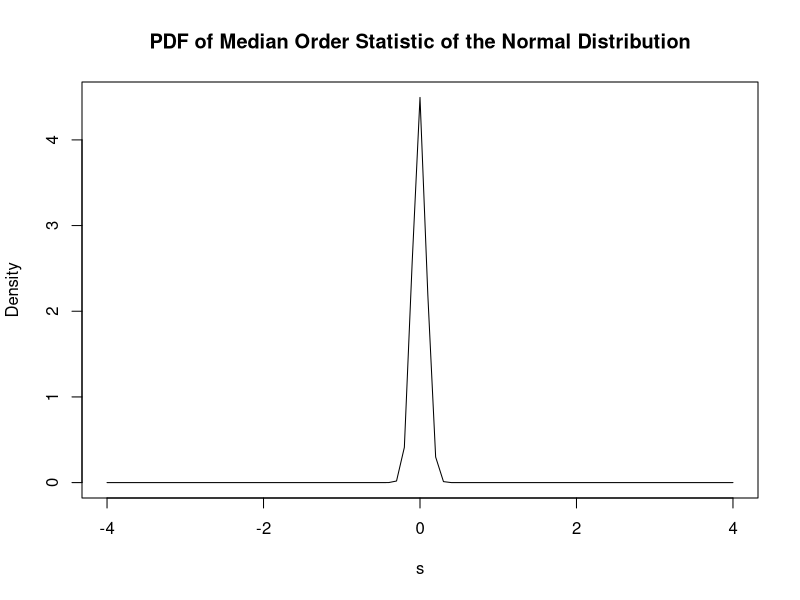
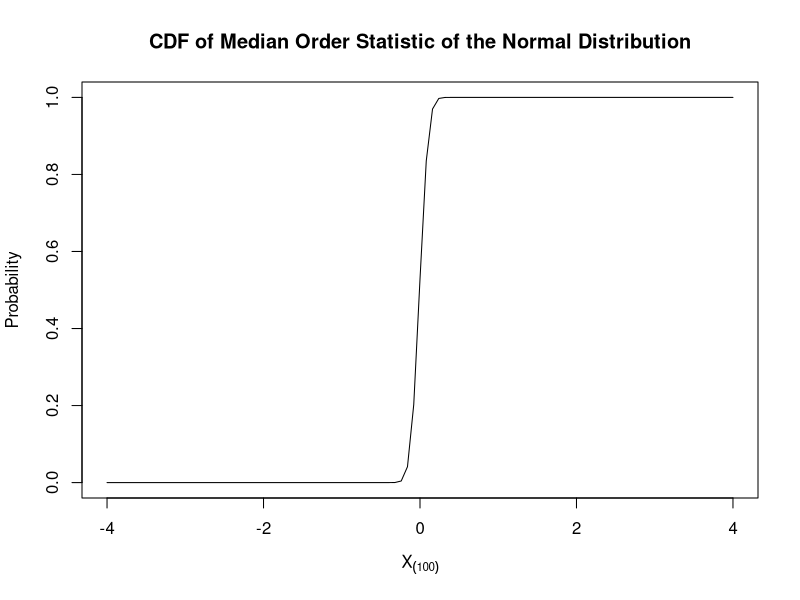
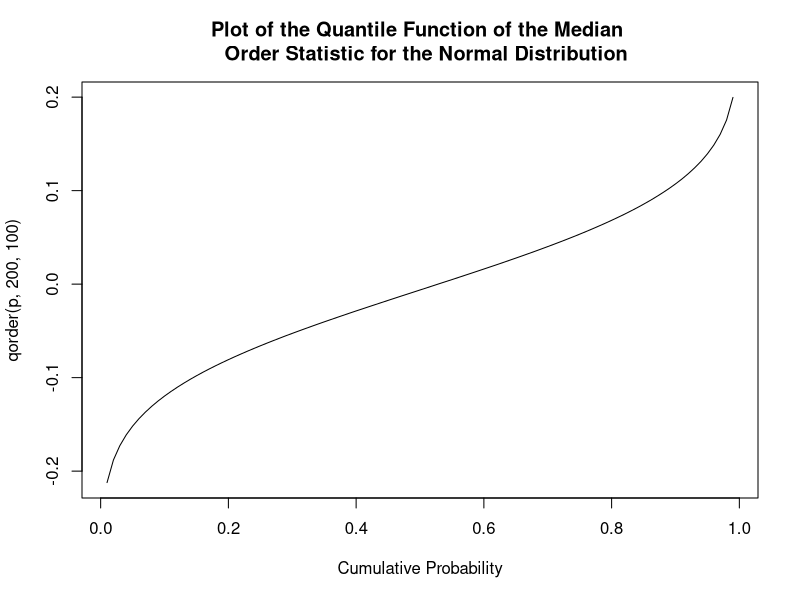
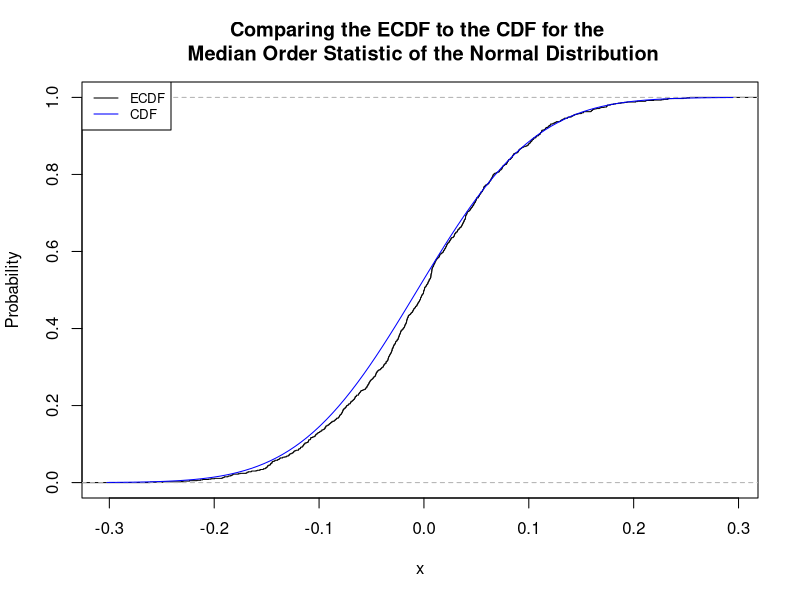
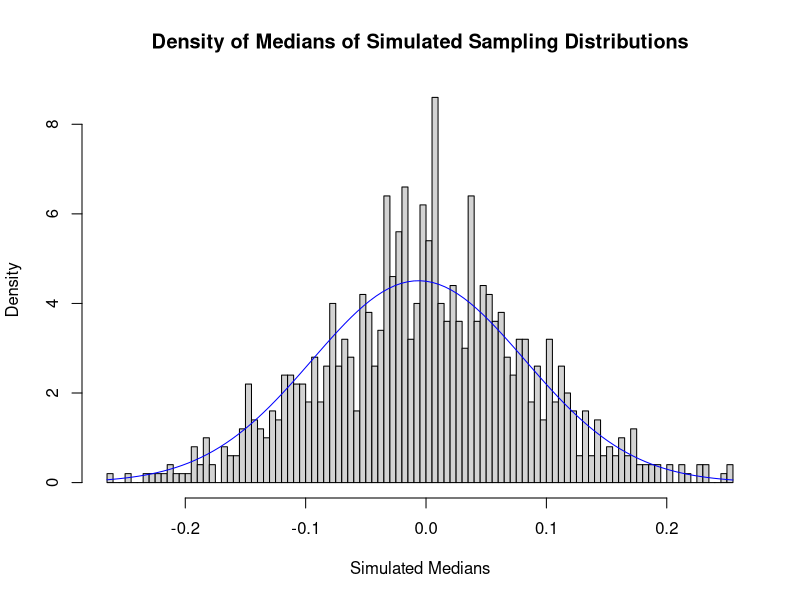
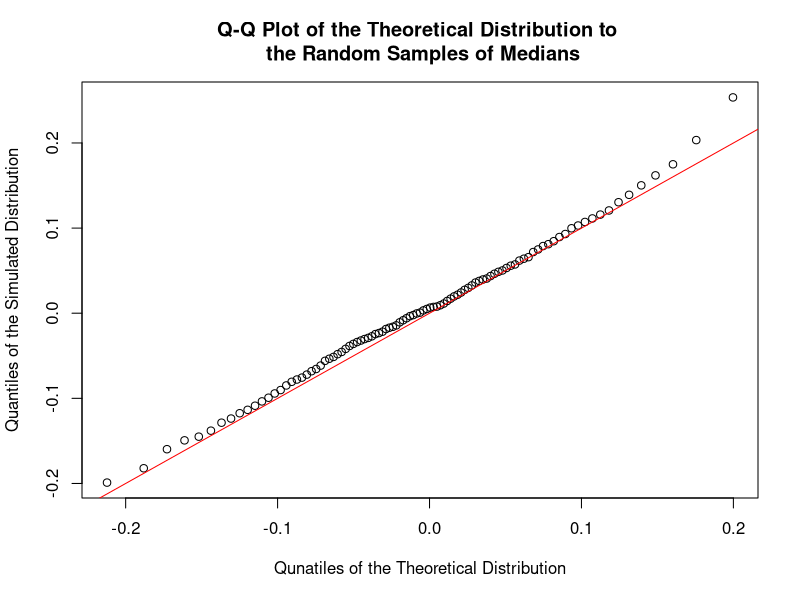
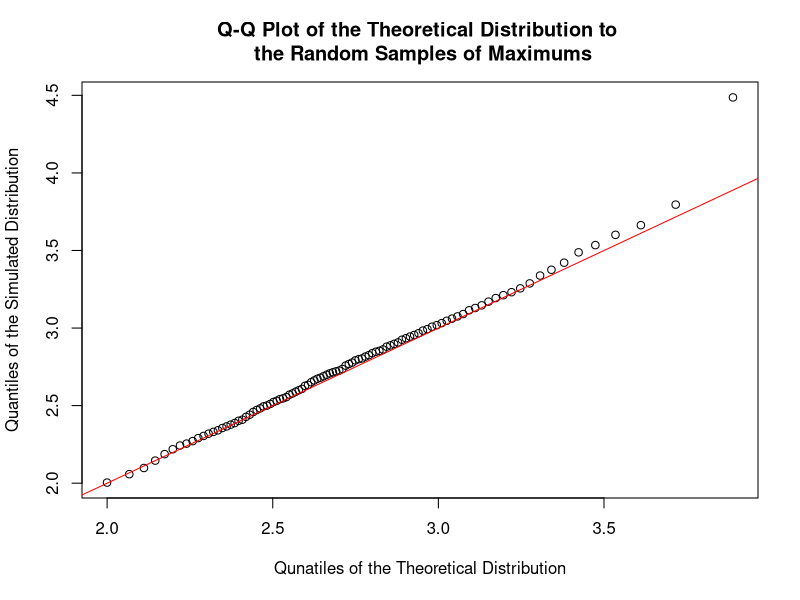
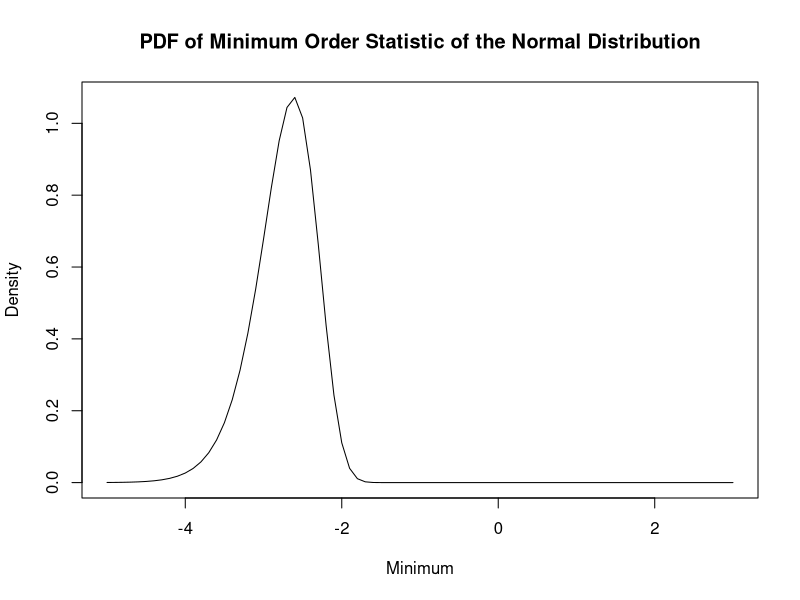

These charts were generated, in order, by the following R code:
## ---- chunk 1
knitr::opts_chunk$set(echo=TRUE, warning=FALSE, message=FALSE)
## ---- chunk 2
#density function
dorder <- function(x, n, k){
  k*
  choose(n,k)*
  (pnorm(x))^(k-1)*
  (1-pnorm(x))^(n-k)*
  dnorm(x)
}

#plotting the PDF
s = seq(-4, 4, by = 0.1)
plot(s, dorder(s, n = 200, k = 100), type = "l", 
     main = "PDF of Median Order Statistic of the Normal Distribution",
     ylab = "Density")
## ---- chunk 3
#probability function
porder <- function(x, n, k){
 pbinom(k-1, n, pnorm(x), lower.tail = FALSE)
}

#plotting the CDF
curve(
  porder(x, n = 200, k = 100), -4, 4,
  xlab = parse(text="X[(100)]"),
  ylab = "Probability",
  main = "CDF of Median Order Statistic of the Normal Distribution"
)
## ---- chunk 4
#quantile function
qorder <- function(p, n, k){
  out <- p
  for(i in seq_along(p)){
    #inverse of the CDF
    out[i] <- uniroot(
      function(x){
        porder(x, n, k) - p[i]
      }, c(-100,100)
    )$root
  }
  out
}

#plotting the quantile function
p <- seq(0.01, 0.99, by = 0.01)
plot(p, qorder(p, 200, 100), type = "l", main = "Plot of the Quantile Function of the Median \n  Order Statistic for the Normal Distribution",
     xlab = "Cumulative Probability")

## ---- chunk 5
#simulating sampling distributions
sim_median <- function(R){
  sample_medians = NA
  for (i in 1:R){
    sample <- rnorm(200)
    #finding the median of each sample distribution
    sample_medians[i] <- median(sample)
  }
  sample_medians
}

#calling the sim_median function
medians <- sim_median(1000)

#plotting the ECDF and CDF
plot(ecdf(medians), main = "Comparing the ECDF to the CDF for the \n Median Order Statistic of the Normal Distribution", ylab = "Probability")
curve(porder(x, 200, 100), col = "blue", add = TRUE)
legend("topleft",legend = c("ECDF", "CDF"), col = c("black","blue"), lty=1, cex = 0.8)
## ---- chunk 6
#plotting density of simulated sampling distribution medians
hist(medians, breaks = 100, freq = FALSE, 
     main = "Density of Medians of Simulated Sampling Distributions",
     xlab = "Simulated Medians")
curve(dorder(x, 200, 100), col = "blue", add = TRUE)
## ---- chunk 7
#Q-Q plot of theoretical distribution to random sample
p <- seq(0.01, 0.99, by = 0.01)

x_median <- qorder(p, 200, 100)
y_median <- quantile(medians, probs = (1:99)/99)

plot(x_median,y_median, main = "Q-Q Plot of the Theoretical Distribution to \n the Random Samples of Medians",
     xlab = "Qunatiles of the Theoretical Distribution", ylab = "Quantiles of the Simulated Distribution")
abline(0,1, col = "red")

## ---- chunk 8
#density function
dorder <- function(x, n, k){
  k*
  choose(n,k)*
  (pnorm(x))^(k-1)*
  (1-pnorm(x))^(n-k)*
  dnorm(x)
}

#probability function
porder <- function(x, n, k){
 pbinom(k-1, n, pnorm(x), lower.tail = FALSE)
}

#quantile function
qorder <- function(p, n, k){
  out <- p
  for(i in seq_along(p)){
    #inverse of the CDF
    out[i] <- uniroot(
      function(x){
        porder(x, n, k) - p[i]
      }, c(-100,100)
    )$root
  }
  out
}
## ---- chunk 9
#simulating sampling distributions
sim_max <- function(R){
  sample_max = NA
  for (i in 1:R){
    sample <- rnorm(200)
    #finding the max of each sample distribution
    sample_max[i] <- max(sample)
  }
  sample_max
}

#calling the sim_max function
max_sim <- sim_max(1000)

#Q-Q plot of theoretical distribution to random sample
p <- seq(0.01, 0.99, by = 0.01)

x_max <- qorder(p, 200, 200)
y_max <- quantile(max_sim, probs = (1:99)/99)

plot(x_max,y_max, main = "Q-Q Plot of the Theoretical Distribution to \n the Random Samples of Maximums",
     xlab = "Qunatiles of the Theoretical Distribution", ylab = "Quantiles of the Simulated Distribution")
abline(0,1, col = "red")

## ---- chunk 10
#density function
dorder_dist <- function(x, n, k, dist, ...){
  p_F <- get(paste0("p", dist)) 
  d_F <- get(paste0("d", dist))
  
  k*
  choose(n,k)*
  (p_F(x,...))^(k-1)*
  (1-p_F(x,...))^(n-k)*
  d_F(x,...)
}

#probability function
porder_dist <- function(x, n, k, dist, ...){
  p_F <- get(paste0("p", dist))
  
  pbinom(k-1, n, p_F(x, ...), lower.tail = FALSE)
}

#quantile function
qorder_dist <- function(p, n, k, dist, ...){
  out <- p
  for(i in seq_along(p)){
    #inverse of the CDF
    out[i] <- uniroot(
      function(x){
        porder_dist(x, n, k, dist, ...) - p[i]
      }, c(-100,100)
    )$root
  }
  out
}
## ---- chunk 11
#plotting the PDF
s = seq(-5, 3, by = 0.1)
plot(s, dorder_dist(s, n = 200, k = 1, dist = "norm"), type = "l", 
     main = "PDF of Minimum Order Statistic of the Normal Distribution",
     ylab = "Density", xlab = "Minimum")
## ---- chunk 12
#plotting the CDF
curve(
  porder_dist(x, n = 200, k = 1, dist = "norm"), -5, 2,
  xlab = parse(text="X[(1)]"),
  ylab = "Probability",
  main = "CDF of Minimum Order Statistic of the Normal Distribution"
)

